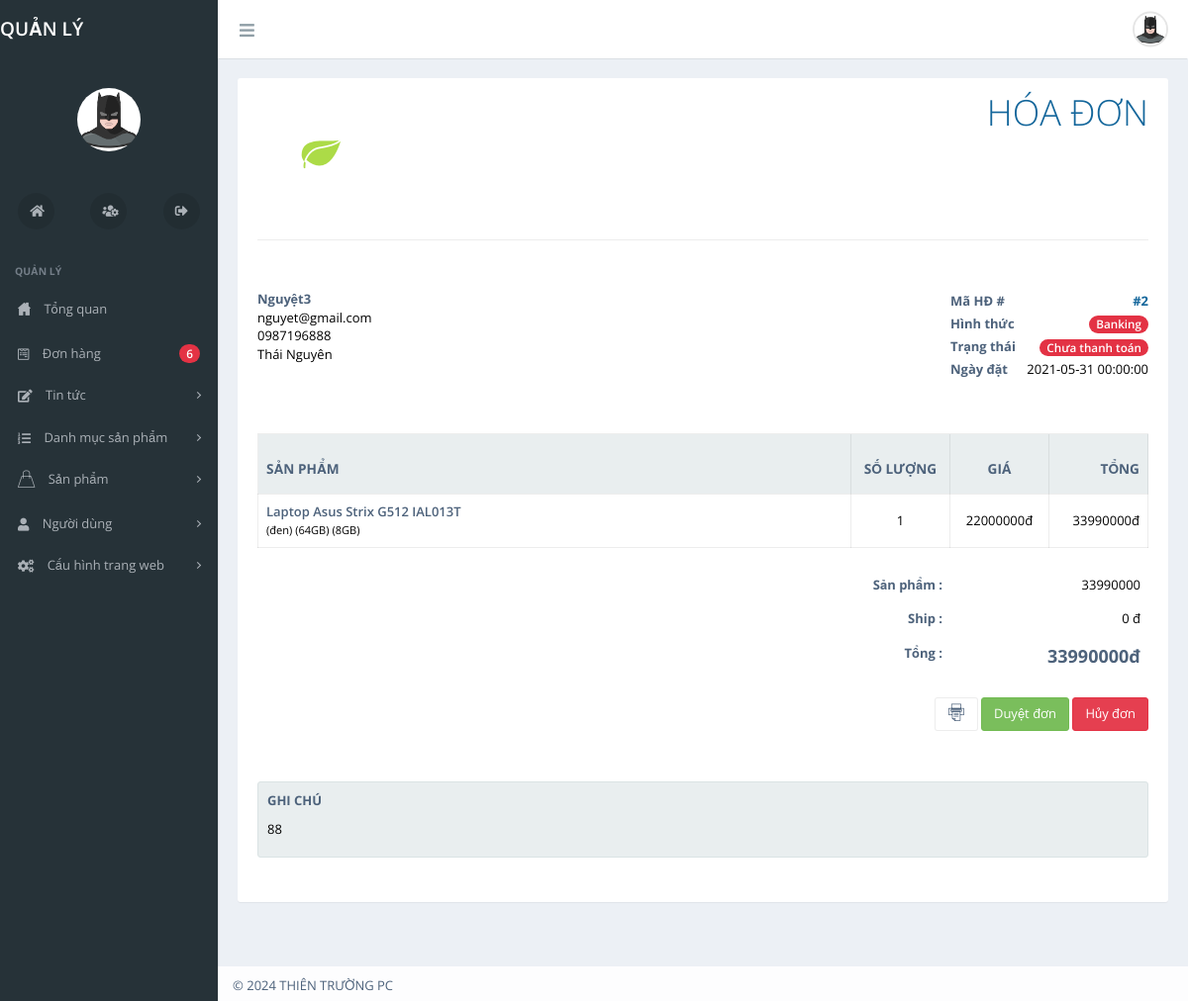
Screenshot of /admin.php?task=detailorder&id=2 with the database file from the repository.
### tables this page shows
CREATE TABLE `orders` (
  `id` int(11) NOT NULL,
  `fullname` varchar(255) NOT NULL,
  `email` varchar(255) NOT NULL,
  `phone` varchar(255) NOT NULL,
  `address` varchar(255) NOT NULL,
  `note` varchar(255) NOT NULL,
  `created_at` datetime NOT NULL,
  `payment` int(1) NOT NULL,
  `total` int(10) NOT NULL,
  `quantity` int(10) NOT NULL,
  `item` int(10) NOT NULL,
  `payed` int(11) NOT NULL DEFAULT 0,
  `active` int(1) NOT NULL,
  `user_id` int(11) NOT NULL
);

CREATE TABLE `orders_products` (
  `id` int(11) NOT NULL,
  `order_id` int(11) NOT NULL,
  `product_id` int(11) NOT NULL,
  `color_id` int(11) NOT NULL,
  `memory_id` int(11) NOT NULL,
  `ram_id` int(11) NOT NULL,
  `quantity` int(10) NOT NULL,
  `total` int(10) NOT NULL
);

CREATE TABLE `products` (
  `id` int(11) NOT NULL,
  `name` varchar(500) NOT NULL,
  `price` int(9) NOT NULL,
  `sale_price` int(9) NOT NULL,
  `thumbnail` varchar(255) NOT NULL,
  `product_desc` varchar(500) NOT NULL,
  `detail_desc` text NOT NULL,
  `chipset` varchar(255) NOT NULL,
  `size` varchar(255) NOT NULL,
  `screen` varchar(255) NOT NULL,
  `camera` varchar(255) NOT NULL,
  `origin` varchar(255) NOT NULL,
  `company` varchar(255) NOT NULL,
  `sold` int(5) NOT NULL DEFAULT 0,
  `amount` int(5) NOT NULL,
  `category_id` int(11) NOT NULL
);

CREATE TABLE `colors` (
  `id` int(11) NOT NULL,
  `name` varchar(255) NOT NULL,
  `value` varchar(255) NOT NULL
);

CREATE TABLE `memories` (
  `id` int(11) NOT NULL,
  `name` varchar(255) NOT NULL,
  `value` varchar(255) NOT NULL
);

CREATE TABLE `rams` (
  `id` int(11) NOT NULL,
  `name` varchar(255) NOT NULL,
  `value` varchar(255) NOT NULL
);

### controller/admin.php (called while the page is built, shortened)
<?php
class Controller
{
	protected $model;
	public function __construct(){
		require_once('./model/model.php');
		$this->model = new Model();
	}
	public function detailorder(){
		$order = $this->model->get('orders','id='.$_GET['id']);
		require_once('./view/invoice.php');
	}
}
 ?>

### model/model.php (called while the page is built, shortened)
<?php
class Model
{
	protected $host,$db,$user,$pass,$conn;
	public function __construct(){
		$this->host = 'localhost';
		$this->db = 'he';
		$this->user = 'root';
		$this->pass = '';
		$this->conn = new mysqli($this->host,$this->user,$this->pass,$this->db);
		$this->conn->set_charset("utf8");
	}
	public function get($table, $condition){
		if(empty($condition)){
			$query = "SELECT * FROM $table";
		} else {
			$query = "SELECT * FROM $table WHERE $condition";
		}
		$result = $this->conn->query($query);
		if($result->num_rows > 0){
			return $result->fetch_assoc();
		} else {
			return null;
		}
	}
	public function getArray($tableName, $condition, $limit=50){
		if(empty($condition)){
			$query = "SELECT * FROM $tableName LIMIT $limit";
		} else {
			$query = "SELECT * FROM $tableName WHERE $condition LIMIT $limit";
		}
		$result = $this->conn->query($query);
		if($result && $result->num_rows > 0){
			return $result;
		} else {
			return null;
		}
	}
}
 ?>

### view/invoice.php (the view, shortened to what this page needs)
<?php
require_once('header_quanly.php'); ?>
<div id="content-container">
    <div id="page-content">
		<div class="panel">
		    <div class="panel-body">
		        <div class="invoice-masthead">
		            <div class="invoice-text">
		                <h3 class="h1 text-uppercase text-thin mar-no text-primary">HÓA ĐƠN</h3>
		            </div>
		            <div class="invoice-brand" style="white-space:nowrap">
		                <div class="invoice-logo">
		                    <img src="assets/img/logo.png">
		                </div>
		            </div>
		        </div>
		        <div class="invoice-bill row">
		            <div class="col-sm-6 text-xs-center">
		                <address>
		                    <strong class="text-main"><?php echo $order['fullname'] ?></strong><br>
		                    <?php echo $order['email'] ?><br>
		                    <?php echo $order['phone'] ?><br>
		                    <?php echo $order['address'] ?>
		               </address>
		            </div>
		            <div class="col-sm-6 text-xs-center">
		                <table class="invoice-details">
		                    <tbody>
		                        <tr>
		                            <td class="text-main text-bold">Mã HĐ #</td>
		                            <td class="text-right text-primary text-bold">#<?php echo $order['id'] ?></td>
		                        </tr>
		                        <tr>
		                            <td class="text-main text-bold">Hình thức</td>
		                            <td class="text-right">
		                            	<?php if($order['payment']==0): ?>
		                            		<span class="badge badge-success">Ship COD</span>
	                            		<?php else: ?>
	                            			<span class="badge badge-danger">Banking</span>
		                            	<?php endif ?>
		                            </td>
		                        </tr>
		                        <tr>
		                            <td class="text-main text-bold">Trạng thái</td>
		                            <td class="text-right">
		                            	<?php if($order['payed']==1): ?>
		                            		<span class="badge badge-success">Đã thanh toán</span>
	                            		<?php else: ?>
	                            			<span class="badge badge-danger">Chưa thanh toán</span>
		                            	<?php endif ?>
		                            </td>
		                        </tr>
		                        <tr>
		                            <td class="text-main text-bold">Ngày đặt</td>
		                            <td class="text-right">
		                            	<?php echo $order['created_at'] ?>
		                            </td>
		                        </tr>
		                    </tbody>
		                </table>
		            </div>
		        </div>
		        <hr class="new-section-sm bord-no">
		        <div class="row">
		            <div class="col-lg-12 table-responsive">
		                <table class="table table-bordered invoice-summary">
		                    <thead>
		                        <tr class="bg-gray">
		                            <th class="text-uppercase">Sản phẩm</th>
		                            <th class="min-col text-center text-uppercase">Số lượng</th>
		                            <th class="min-col text-center text-uppercase">Giá</th>
		                            <th class="min-col text-right text-uppercase">Tổng</th>
		                        </tr>
		                    </thead>
		                    <tbody>
		                        <?php $sanphams = $this->model->getArray('orders_products','order_id='.$order['id']);
                                while($sp = $sanphams->fetch_assoc()){ ?>
                                	<tr>
			                            <td>
			                                <strong><?php echo $this->model->get('products','id='.$sp['product_id'])['name'] ?></strong>
			                                <small><?php echo '('.$this->model->get('colors','id='.$sp['color_id'])['name'].')'.' ('.$this->model->get('memories','id='.$sp['memory_id'])['name'].')'.' ('.$this->model->get('rams','id='.$sp['ram_id'])['name'].')' ?></small>
			                            </td>
			                            <td class="text-center"><?php echo $sp['quantity'] ?></td>
			                            <td class="text-center"><?php echo $this->model->get('products','id='.$sp['product_id'])['sale_price'] ?>đ</td>
			                            <td class="text-right"><?php echo $sp['total'] ?>đ</td>
			                        </tr>
                                <?php } ?>
		                    </tbody>
		                </table>
		            </div>
		        </div>
		        <div class="clearfix">
		            <table class="table invoice-total">
		                <tbody>
		                    <tr>
		                        <td><strong>Sản phẩm :</strong></td>
		                        <td><?php echo $order['total'] ?></td>
		                    </tr>
		                    <tr>
		                        <td><strong>Ship :</strong></td>
		                        <td>0 đ</td>
		                    </tr>
		                    <tr>
		                        <td><strong>Tổng :</strong></td>
		                        <td class="text-bold h4"><?php echo $order['total'] ?>đ</td>
		                    </tr>
		                </tbody>
		            </table>
		        </div>
		        <div class="text-right no-print">
		            <a href="javascript:window.print()" class="btn btn-default"><i class="demo-pli-printer icon-lg"></i></a>
		            <?php if($order['active']==0){ ?>
                    <a onclick="return confirm('Bạn có chắc chắn muốn duyệt đơn hàng này?')" href="admin.php?task=activeorder&id=<?php echo $order['id'] ?>" class="btn btn-success">Duyệt đơn</a>
                    <?php } ?>
		            <a href="admin.php?task=deleteorder&id=<?php echo $order['id'] ?>" onclick="return confirm('Bạn có chắc chắn muốn hủy đơn?')" class="btn btn-danger">Hủy đơn</a>
		        </div>
		        <hr class="new-section-sm bord-no">
		        <div class="well well-sm">
		            <p class="text-bold text-main text-uppercase">Ghi Chú</p>
		            <p><?php echo $order['note'] ?></p>
		        </div>
		    </div>
		</div>
    </div>
</div>
<?php require_once('footer_quanly.php');
 ?>

### view/header_quanly.php (style rules this page uses)
body { color: #000; }

### rows the page displays
orders: fullname "Nguyệt3", email "nguyet@gmail.com", phone "0987196888", address "Thái Nguyên", id "2", created_at "2021-05-31 00:00:00", total "33990000", note "88"
orders_products: product.name "Laptop Asus Strix G512 IAL013T", color.name "đen", memory.name "64GB", ram.name "8GB", quantity "1", product.sale_price "22000000", total "33990000"

### other values shown
$this->model->count('orders','active = 0') "6"
